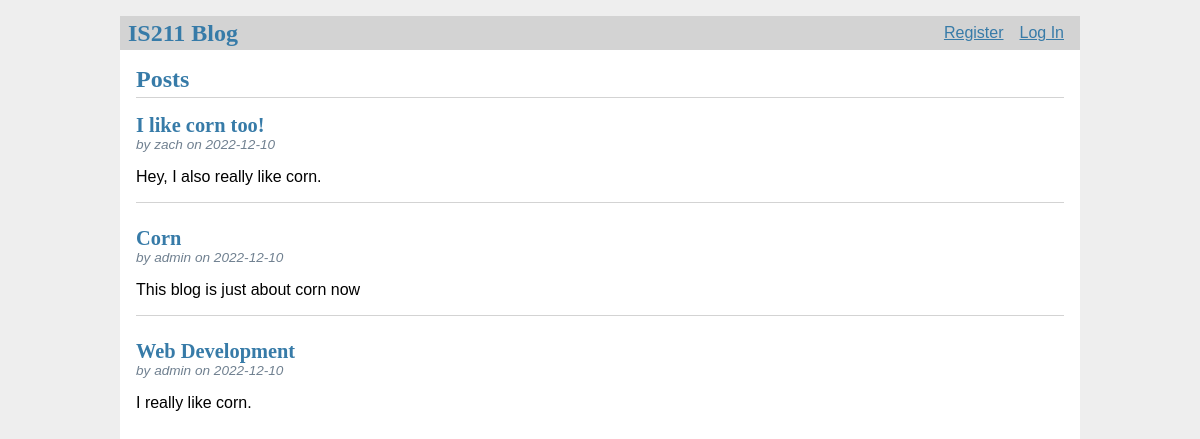
The page / on the database its author committed.
### tables this page shows
CREATE TABLE post (
  id INTEGER PRIMARY KEY AUTOINCREMENT,
  author_id INTEGER NOT NULL,
  created TIMESTAMP NOT NULL DEFAULT CURRENT_TIMESTAMP,
  title TEXT NOT NULL,
  body TEXT NOT NULL,
  FOREIGN KEY (author_id) REFERENCES user (id)
);

CREATE TABLE user (
  id INTEGER PRIMARY KEY AUTOINCREMENT,
  username TEXT UNIQUE NOT NULL,
  password TEXT NOT NULL
);

### IS211_FinalProject.py (the view)
@app.route('/')
def dashboard():
    db = get_db()
    posts = db.execute(
        "SELECT p.id, title, body, created, author_id, username"
        " FROM post p JOIN user u ON p.author_id = u.id"
        " ORDER BY created DESC"
    ).fetchall()
    return render_template('dashboard.html', posts=posts)

### IS211_FinalProject.py (called while the page is built)
def get_db():
    db = lite.connect(
        app.config['DATABASE'],
        detect_types=lite.PARSE_DECLTYPES
        )
    db.row_factory = lite.Row
    return db

@app.before_request
def load_logged_in_user():
    user_id = session.get('user_id')
    if user_id is None:
        g.user = None
    else:
        g.user = get_db().execute(
            'SELECT * FROM user WHERE id = ?', (user_id,)
        ).fetchone()

### templates/dashboard.html (shortened to what this page needs)
{% extends 'base.html' %}
{% block header %}
  <h1>{% block title %}Posts{% endblock %}</h1>
{% endblock %}
{% block content %}
  {% for post in posts %}
    <article class="post">
      <header>
        <div>
          <h1>{{ post['title'] }}</h1>
          <div class="about">by {{ post['username'] }} on {{ post['created'].strftime('%Y-%m-%d') }}</div>
        </div>
      </header>
      <p class="body">{{ post['body'] }}</p>
    </article>
    {% if not loop.last %}
      <hr>
    {% endif %}
  {% endfor %}
{% endblock %}

### templates/base.html (shortened to what this page needs)
<!doctype html>
<link rel="stylesheet" href="{{ url_for('static', filename='style.css') }}">
<nav>
  <h1>IS211 Blog</h1>
  <ul>
    {% if g.user %}
      <li><span>{{ g.user['username'] }}</span>
      <li><a href="{{ '/logout' }}">Log Out</a>
    {% else %}
      <li><a href="{{ '/register' }}">Register</a>
      <li><a href="{{ '/login' }}">Log In</a>
    {% endif %}
  </ul>
</nav>
<section class="content">
  <header>
    {% block header %}{% endblock %}
  </header>
  {% block content %}{% endblock %}
</section>

### static/style.css (style rules this page uses)
h1 { font-family: serif; color: #377ba8; margin: 1rem 0; }
a { color: #377ba8; }
hr { border: none; border-top: 1px solid lightgray; }
nav { background: lightgray; display: flex; align-items: center; padding: 0 0.5rem; }
nav h1 { flex: auto; margin: 0; }
nav ul { display: flex; list-style: none; margin: 0; padding: 0; }
nav ul li a, nav ul li span, header .action { display: block; padding: 0.5rem; }
.content { padding: 0 1rem 1rem; }
.content > header { border-bottom: 1px solid lightgray; display: flex; align-items: flex-end; }
.content > header h1 { flex: auto; margin: 1rem 0 0.25rem 0; }
.post > header { display: flex; align-items: flex-end; font-size: 0.85em; }
.post > header > div:first-of-type { flex: auto; }
.post > header h1 { font-size: 1.5em; margin-bottom: 0; }
.post .about { color: slategray; font-style: italic; }
.post .body { white-space: pre-line; }
.content:last-child { margin-bottom: 0; }

### rows shown on the page
post: title "I like corn too!", username "zach", created "2022-12-10", body "Hey, I also really like corn."
post: title "Corn", username "admin", created "2022-12-10", body "This blog is just about corn now"
post: title "Web Development", username "admin", created "2022-12-10", body "I really like corn."
